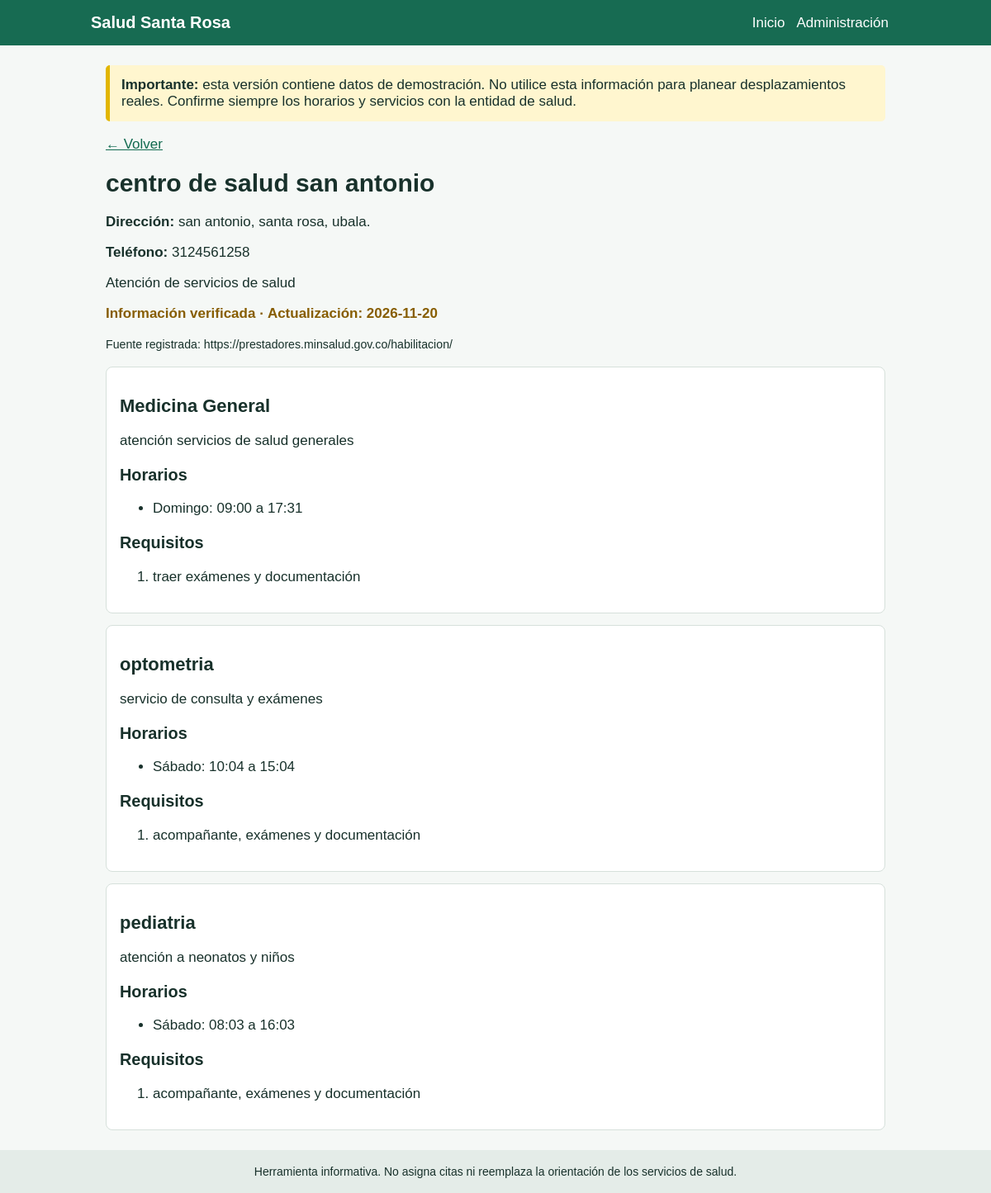
The app's page /centro/1 with its own data.
### tables this page shows
CREATE TABLE centers (
            id INTEGER PRIMARY KEY AUTOINCREMENT,
            name TEXT NOT NULL,
            address TEXT NOT NULL DEFAULT '',
            phone TEXT NOT NULL DEFAULT '',
            guidance TEXT NOT NULL DEFAULT '',
            updated_at TEXT NOT NULL,
            verified INTEGER NOT NULL DEFAULT 0 CHECK(verified IN (0,1)),
            source TEXT NOT NULL DEFAULT 'Dato de demostración; verificar antes de publicar'
        );

CREATE TABLE services (
            id INTEGER PRIMARY KEY AUTOINCREMENT,
            center_id INTEGER NOT NULL REFERENCES centers(id) ON DELETE CASCADE,
            name TEXT NOT NULL,
            description TEXT NOT NULL DEFAULT ''
        );

CREATE TABLE schedules (
            id INTEGER PRIMARY KEY AUTOINCREMENT,
            service_id INTEGER NOT NULL REFERENCES services(id) ON DELETE CASCADE,
            day INTEGER NOT NULL CHECK(day BETWEEN 0 AND 6),
            start_time TEXT NOT NULL,
            end_time TEXT NOT NULL,
            CHECK(start_time < end_time)
        );

CREATE TABLE requirements (
            id INTEGER PRIMARY KEY AUTOINCREMENT,
            service_id INTEGER NOT NULL REFERENCES services(id) ON DELETE CASCADE,
            position INTEGER NOT NULL DEFAULT 1,
            description TEXT NOT NULL
        );

### app.py (the view)
    @app.route("/centro/<int:center_id>")
    def center_detail(center_id):
        db = get_db()
        center = db.execute("SELECT * FROM centers WHERE id=?", (center_id,)).fetchone()
        if center is None:
            abort(404)
        services = db.execute("SELECT * FROM services WHERE center_id=? ORDER BY name", (center_id,)).fetchall()
        details = []
        days = ["Lunes", "Martes", "Miércoles", "Jueves", "Viernes", "Sábado", "Domingo"]
        for service in services:
            schedules = db.execute("SELECT * FROM schedules WHERE service_id=? ORDER BY day,start_time", (service["id"],)).fetchall()
            requirements = db.execute("SELECT * FROM requirements WHERE service_id=? ORDER BY position,id", (service["id"],)).fetchall()
            details.append({"service": service, "schedules": schedules, "requirements": requirements, "days": days})
        return render_template("center.html", center=center, details=details)

### templates/center.html
{% extends 'base.html' %}{% block content %}<p><a href="{{ url_for('index') }}">← Volver</a></p><h1>{{ center.name }}</h1><p><strong>Dirección:</strong> {{ center.address or 'Pendiente de confirmar' }}</p><p><strong>Teléfono:</strong> {{ center.phone or 'Pendiente de confirmar' }}</p><p>{{ center.guidance }}</p><p class="status">{{ 'Información verificada' if center.verified else 'Información pendiente de verificación' }} · Actualización: {{ center.updated_at }}</p><p><small>Fuente registrada: {{ center.source }}</small></p>{% for item in details %}<section class="card"><h2>{{ item.service.name }}</h2><p>{{ item.service.description }}</p><h3>Horarios</h3>{% if item.schedules %}<ul>{% for h in item.schedules %}<li>{{ item.days[h.day] }}: {{ h.start_time }} a {{ h.end_time }}</li>{% endfor %}</ul>{% else %}<p>Horarios pendientes de registro.</p>{% endif %}<h3>Requisitos</h3>{% if item.requirements %}<ol>{% for r in item.requirements %}<li>{{ r.description }}</li>{% endfor %}</ol>{% else %}<p>Requisitos pendientes de registro.</p>{% endif %}</section>{% endfor %}{% endblock %}

### templates/base.html (shortened to what this page needs)
<!doctype html><html lang="es"><head><link rel="stylesheet" href="{{ url_for('static', filename='style.css') }}"></head><body><header><a href="{{ url_for('index') }}" class="brand">Salud Santa Rosa</a><nav><a href="{{ url_for('index') }}">Inicio</a><a href="{{ url_for('login') }}">Administración</a></nav></header><main><div class="notice"><strong>Importante:</strong> esta versión contiene datos de demostración. No utilice esta información para planear desplazamientos reales. Confirme siempre los horarios y servicios con la entidad de salud.</div>{% block content %}{% endblock %}</main><footer>Herramienta informativa. No asigna citas ni reemplaza la orientación de los servicios de salud.</footer></body></html>

### static/style.css (style rules this page uses)
:root { font-family:Arial,sans-serif;color:#18312b;background:#f5f8f6;font-size:17px }
* { box-sizing:border-box }
body { margin:0 }
header { background:#176b52;color:#fff;padding:16px max(18px,calc((100% - 980px)/2));display:flex;justify-content:space-between;gap:16px;align-items:center }
header a { color:#fff;text-decoration:none;margin-right:14px }
.brand { font-weight:700;font-size:20px }
main { max-width:980px;margin:24px auto;padding:0 18px;min-height:70vh }
h1 { font-size:30px }
h2 { font-size:22px }
a { color:#126b50 }
.notice { background:#fff6cf;border-left:5px solid #e2b600;padding:14px;margin:18px 0;border-radius:5px }
.card { background:white;border:1px solid #d6e0db;border-radius:8px;padding:16px;margin:14px 0 }
.status { font-weight:700;color:#875d00 }
footer { background:#e4ece8;text-align:center;padding:18px;font-size:14px }

### records on screen
centers: name "centro de salud san antonio", address "san antonio, santa rosa, ubala.", phone "3124561258", guidance "Atención de servicios de salud", verified "Información verificada", updated_at "2026-11-20", source "https://prestadores.minsalud.gov.co/habilitacion/"
services: service.name "Medicina General", service.description "atención servicios de salud generales"
schedules: day "Domingo", start_time "09:00", end_time "17:31"
requirements: description "traer exámenes y documentación"
services: service.name "optometria", service.description "servicio de consulta y exámenes"
schedules: day "Sábado", start_time "10:04", end_time "15:04"
requirements: description "acompañante, exámenes y documentación"
services: service.name "pediatria", service.description "atención a neonatos y niños"
schedules: day "Sábado", start_time "08:03", end_time "16:03"
requirements: description "acompañante, exámenes y documentación"
